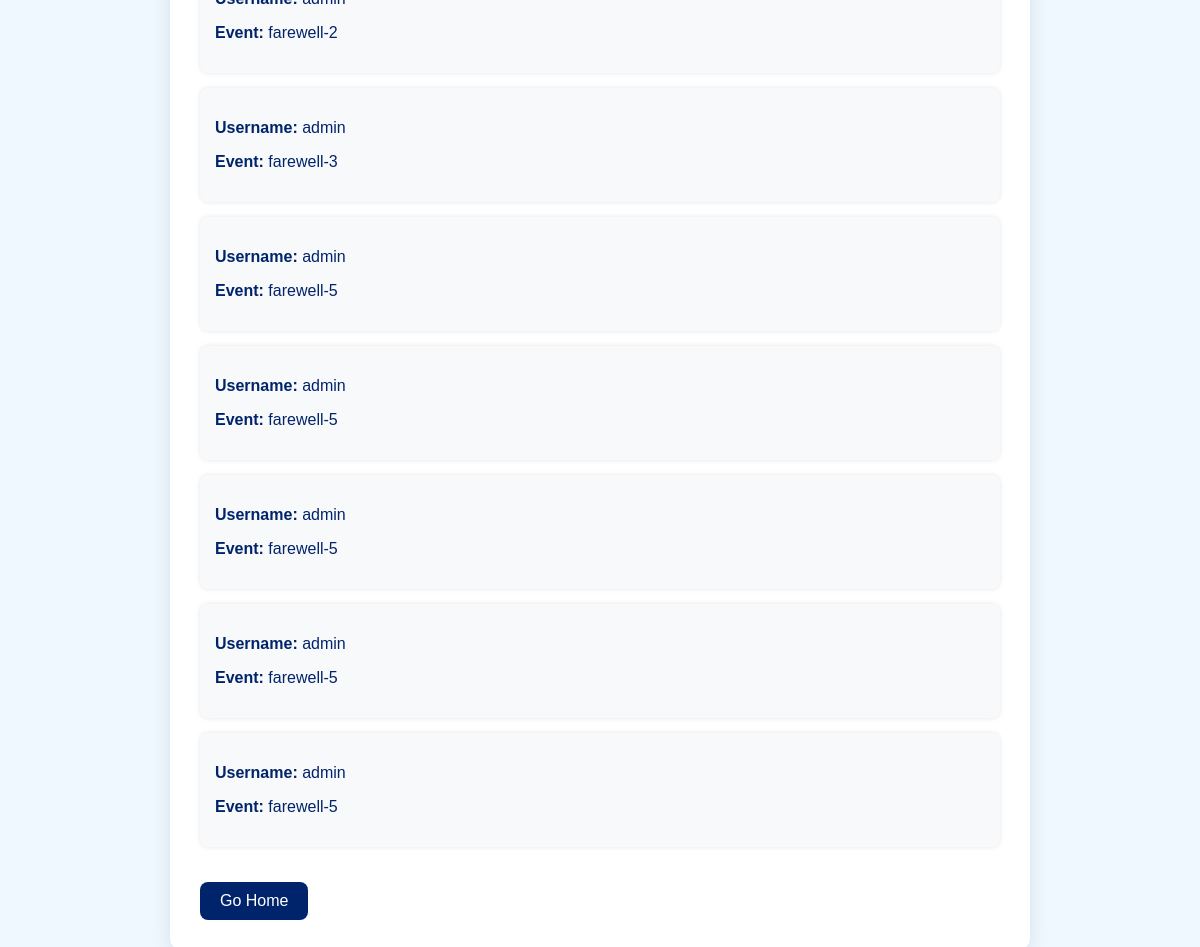
/getall (signed in), run on the app's committed database.
### models.py (models this page shows, shortened)
class Event(db.Model):
    id = db.Column(db.Integer, primary_key=True)
    event_name = db.Column(db.String(100), nullable=False)
    capacity = db.Column(db.Integer, nullable=False)
    location = db.Column(db.String(100), nullable=False)
    price_per_hour = db.Column(db.Float, nullable=False)
    status = db.Column(db.Boolean, default=True)
    book_events = db.relationship('BookEvent', backref='event', cascade='all, delete-orphan')

class BookEvent(db.Model):
    id = db.Column(db.Integer, primary_key=True)
    username = db.Column(db.String(50), db.ForeignKey('user.username', ondelete='CASCADE'), nullable=False)
    event_id = db.Column(db.Integer, db.ForeignKey('event.id', ondelete='CASCADE'), nullable=False)

### app.py (the view)
@app.route("/getall")
def getall():
    if not is_logged_in():
        return redirect(url_for('login'))
    if session["role"] == "ADMIN":
        bookings = BookEvent.query.all()
        bookings = getIterable(bookings)
        return render_template("bookings.html", books=bookings)
    user_bookings = BookEvent.query.filter_by(username=session["user"]).all()
    user_bookings = getIterable(user_bookings)
    return render_template("bookings.html", books=user_bookings)

### app.py (called while the page is built)
def is_logged_in():
    return 'user' in session

def getName(id):
    event = Event.query.get(id)
    return event.event_name

def getIterable(iterable):
    res = []
    for item in iterable:
        res.append(
            {
                "user" : item.username,
                "event" : getName(item.event_id),
            }
        )
    return res

### templates/bookings.html (shortened to what this page needs)
<!DOCTYPE html>
<html lang="en">
<head>
</head>
<body>
    <div class="bookings-container">
        {% for i in books %}
            <div class="booking-item">
                <p><strong>Username:</strong> {{ i.user }}</p>
                <p><strong>Event:</strong> {{ i.event }}</p>
            </div>
        {% endfor %}
        <a href="/home" class="back-link">Go Home</a>
    </div>
</body>
</html>

### templates/bookings.html (style rules this page uses)
body { font-family: Arial, sans-serif; background-color: #F0F8FF; margin: 0; padding: 0; display: flex; justify-content: center; align-items: center; height: 100vh; }
.bookings-container { background-color: #FFFFFF; padding: 30px; border-radius: 12px; box-shadow: 0px 4px 20px rgba(0, 0, 0, 0.1); width: 100%; max-width: 800px; }
.booking-item { background-color: #F8F9FA; padding: 15px; border-radius: 8px; margin-bottom: 15px; box-shadow: 0 0 5px rgba(0, 0, 0, 0.1); }
.booking-item p { font-size: 1rem; color: #00246B; }
.back-link { display: inline-block; padding: 10px 20px; margin-top: 20px; text-decoration: none; background-color: #00246B; color: white; border-radius: 8px; text-align: center; font-size: 1rem; }

### data on the page
Event: event "farewell-2"
BookEvent: user "admin"
Event: event "farewell-3"
BookEvent: user "admin"
Event: event "farewell-5"
BookEvent: user "admin"
Event: event "farewell-5"
BookEvent: user "admin"
Event: event "farewell-5"
BookEvent: user "admin"
Event: event "farewell-5"
BookEvent: user "admin"
Event: event "farewell-5"
